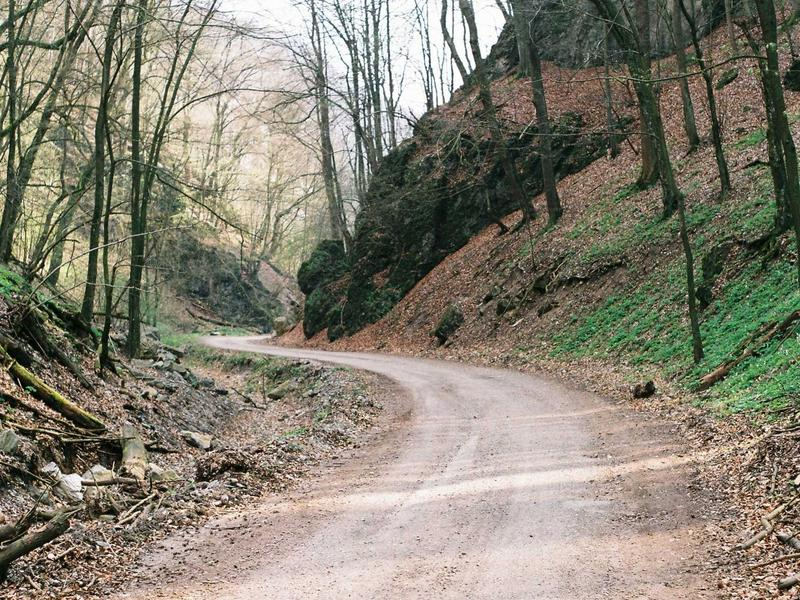
#> input picture datasets/images/clean_1.jpg, 800 x 600 px, found by its file name; its folder holds only this picture in this run
$ python stegsolve_helper.py
#> lines starting #> are read from the running program, lines starting #| are printed output that depends on the picture; after the words box and inside, x2 and y2 are one past the last pixel; in counts of white or black regions, pixels touching at a corner belong together
import os
import numpy as np
from PIL import Image
import matplotlib.pyplot as plt
from colorama import Fore, init

init(autoreset=True)

IMAGE_DIR = "datasets/images"
OUTPUT_DIR = "reports/bitplanes"
REPORT_FILE = "reports/detection_report.txt"

# Create output directory
os.makedirs(OUTPUT_DIR, exist_ok=True)

# Process all images
processed_files = []

for filename in sorted(os.listdir(IMAGE_DIR)):
    if not filename.lower().endswith(('.jpg', '.jpeg', '.png')):
        continue

    image_path = os.path.join(IMAGE_DIR, filename)
    print(Fore.YELLOW + f"  Processing {filename}...")

    # Open image and convert to RGB
    img = Image.open(image_path).convert('RGB')
#> img is the input picture: PIL image 800x600 RGB; mean R, G, B 133.6, 129.2, 114.5
    img_array = np.array(img)

    # Extract all bit planes for each channel
    channels = ['R', 'G', 'B']
    for channel_idx, channel_name in enumerate(channels):
        for bit in range(8):
            # Extract bit plane: ((pixel >> bit) & 1) * 255
            plane = ((img_array[:, :, channel_idx] >> bit) & 1) * 255
            plane_img = Image.fromarray(plane.astype(np.uint8), mode='L')

            # Save individual bit plane
            output_name = f"{filename}_{channel_name}_bit{bit}.png"
            output_path = os.path.join(OUTPUT_DIR, output_name)
            plane_img.save(output_path)
#> this loop made 3 passes
#> pass 1, `plane_img.save(output_path)`:
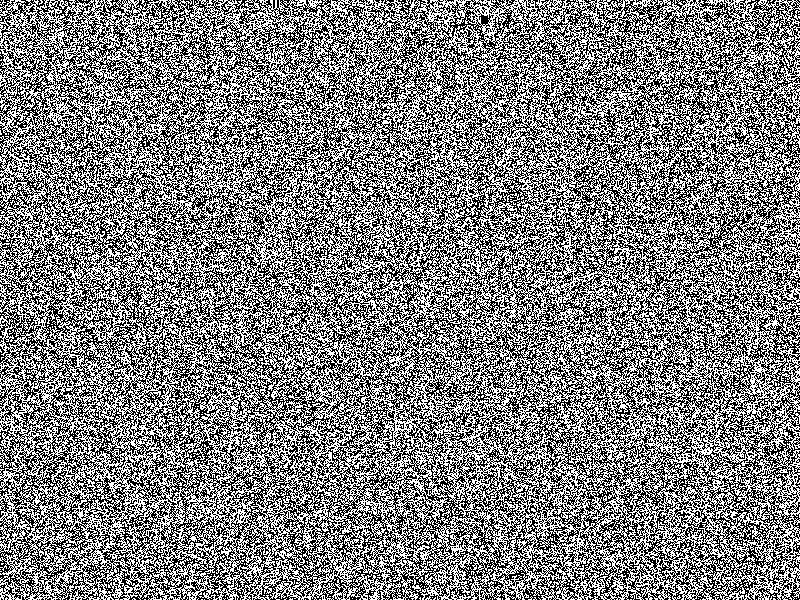
#> saved as clean_1.jpg_R_bit0.png: PIL image 800x600 L; 50.1% white; black in thin lines or dots
#> pass 1, `plane_img.save(output_path)`:
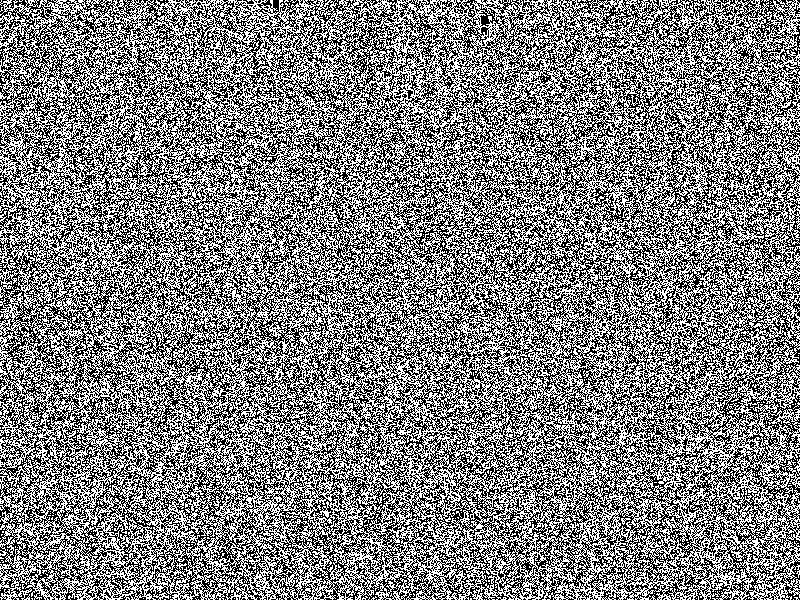
#> saved as clean_1.jpg_R_bit1.png: PIL image 800x600 L; 50.2% white; black in thin lines or dots
#> pass 1, `plane_img.save(output_path)`:
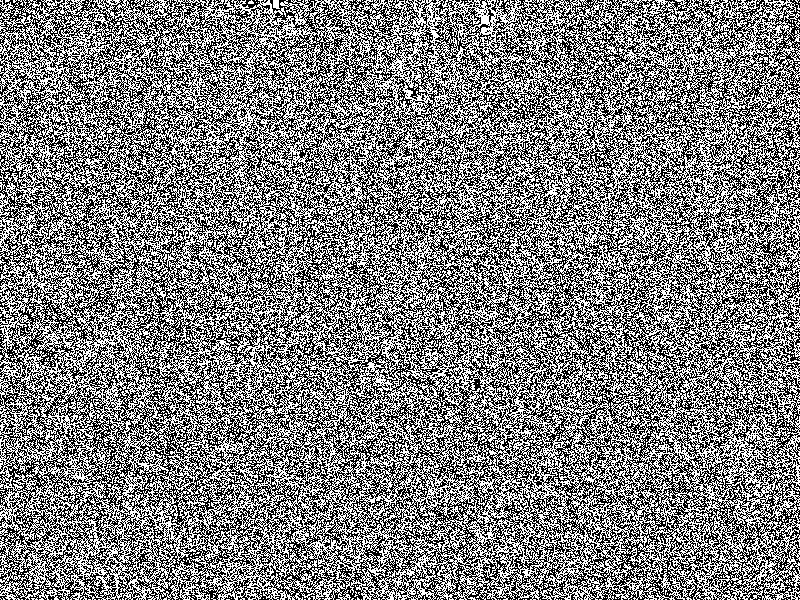
#> saved as clean_1.jpg_R_bit2.png: PIL image 800x600 L; 50% white; black in thin lines or dots
#> pass 1, `plane_img.save(output_path)`:
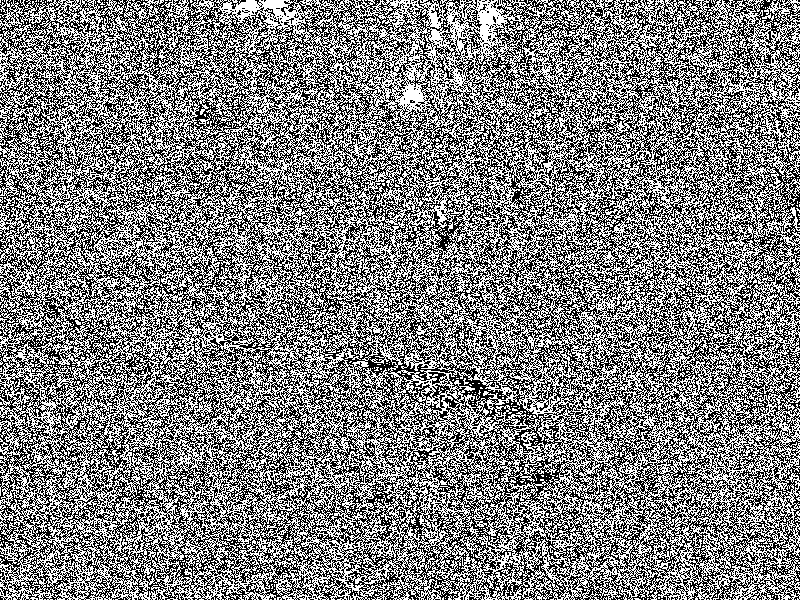
#> saved as clean_1.jpg_R_bit3.png: PIL image 800x600 L; 50.3% white; black in thin lines or dots
#> after the loop:
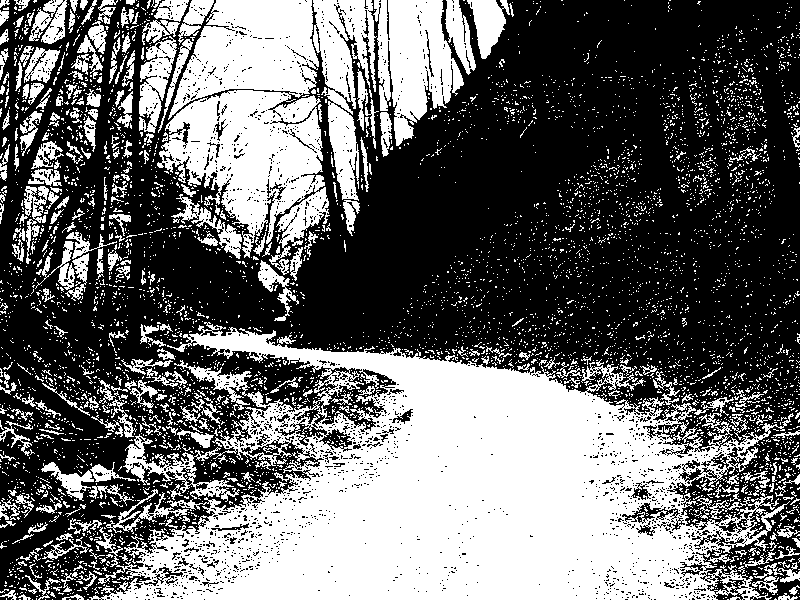
#> plane_img: PIL image 800x600 L; 41.2% white; 5209 white regions (4883 under 20 px), largest, box (x1, y1, x2, y2) and area: (89, 322, 794, 600) 106560, (157, 0, 330, 275) 27057, (373, 0, 464, 146) 7856

    # Generate LSB summary figure (bit 0 only for all 3 channels)
    fig, axes = plt.subplots(1, 3, figsize=(12, 4))
    for channel_idx, channel_name in enumerate(channels):
        lsb_plane = ((img_array[:, :, channel_idx] >> 0) & 1) * 255
        axes[channel_idx].imshow(lsb_plane, cmap='gray')
        axes[channel_idx].set_title(f"{channel_name} LSB")
        axes[channel_idx].axis('off')
#> this loop made 3 passes
#> pass 2, `lsb_plane = ((img_array[:, :, channel_idx] >> 0) & 1) * 255`:
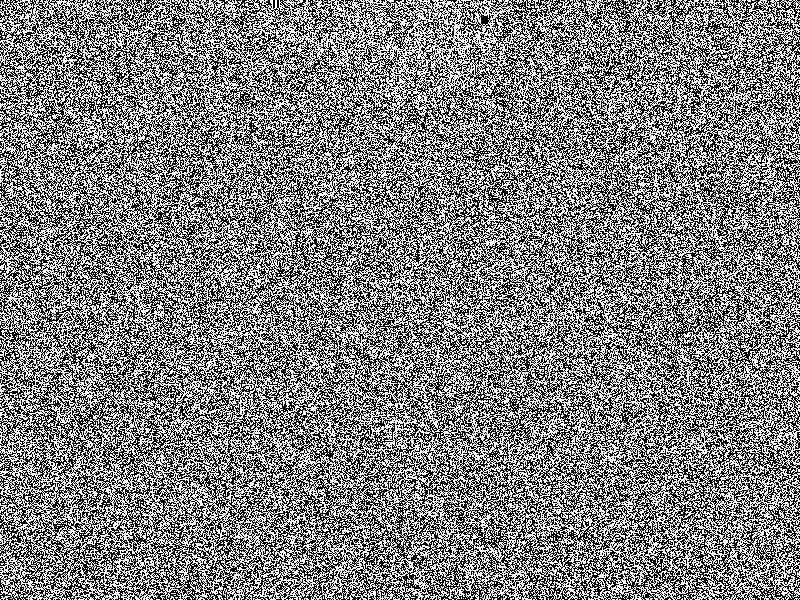
#> lsb_plane: shape (600, 800); 50.2% white; black in thin lines or dots
#> pass 3, `lsb_plane = ((img_array[:, :, channel_idx] >> 0) & 1) * 255`:
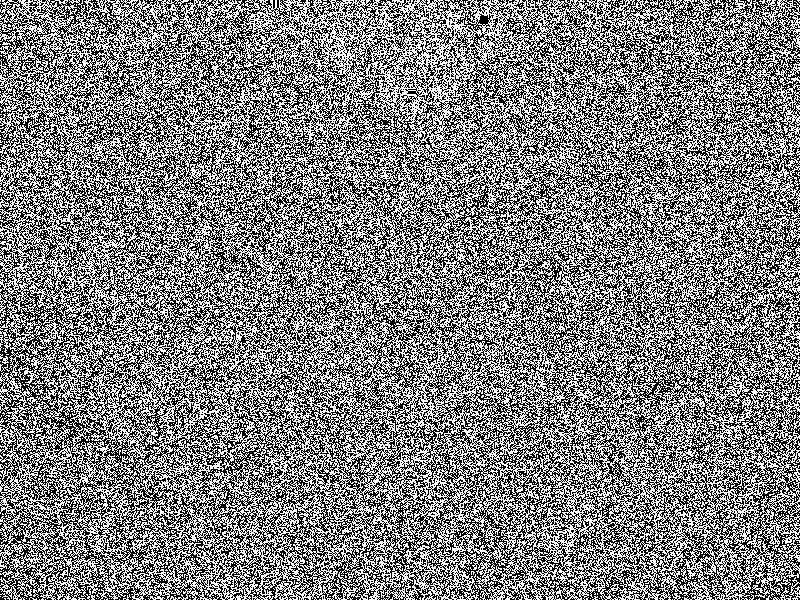
#> lsb_plane: shape (600, 800); 50% white in thin lines or dots

    plt.tight_layout()
    lsb_summary_path = os.path.join(OUTPUT_DIR, f"{filename}_lsb_summary.png")
    plt.savefig(lsb_summary_path, dpi=100)
    plt.close()

    processed_files.append((filename, lsb_summary_path))

# Append to detection report
with open(REPORT_FILE, "a") as report:
    report.write("\n")
    report.write("=" * 60 + "\n")
    report.write("STEGSOLVE BIT-PLANE ANALYSIS (Headless)\n")
    report.write("=" * 60 + "\n")
    report.write("\n")
    report.write("Note: StegSolve GUI replaced by headless Python bit-plane extraction.\n")
    report.write(f"Output images saved to: {OUTPUT_DIR}/\n")
    report.write("\n")
    report.write("FILES PROCESSED:\n")
    for filename, lsb_path in processed_files:
        report.write(f"  {filename}  -> LSB summary: {lsb_path}\n")
#> this loop made 1 pass
#> filename on pass 1: 'clean_1.jpg'
    report.write("\n")
    report.write("INTERPRETATION GUIDE:\n")
    report.write("  - A uniform/noisy LSB plane in a stego image indicates hidden data\n")
    report.write("  - Clean images show structured LSB patterns following natural image gradients\n")
    report.write("  - Compare clean_N.jpg vs stego_N.jpg LSB summaries for each pair\n")
    report.write("\n")

print(Fore.GREEN + "[OK] Bit-plane analysis complete. Results saved to reports/bitplanes/")

$ run again, on datasets/images/stego_2.jpg
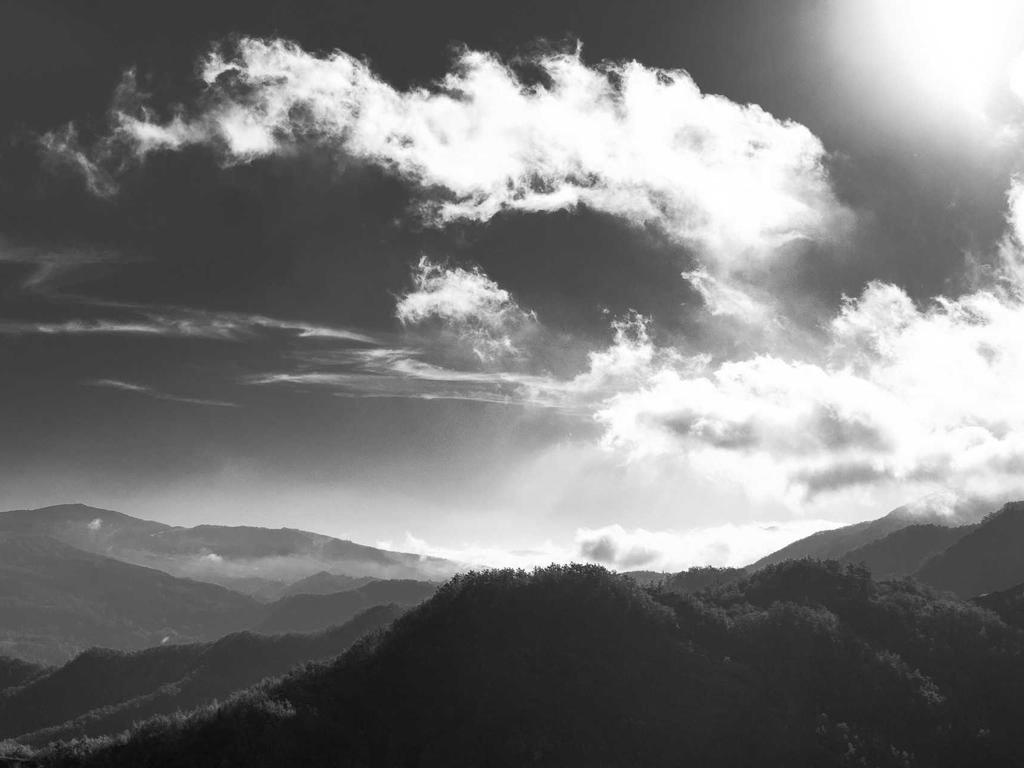
#> input picture datasets/images/stego_2.jpg, 1024 x 768 px, found by its file name
#> img is the input picture: PIL image 1024x768 RGB; min 8, max 255, mean 122.7
#> the loop `for channel_idx, channel_name in enumerate(channels):` made 3 passes
#> pass 1, `plane_img.save(output_path)`:
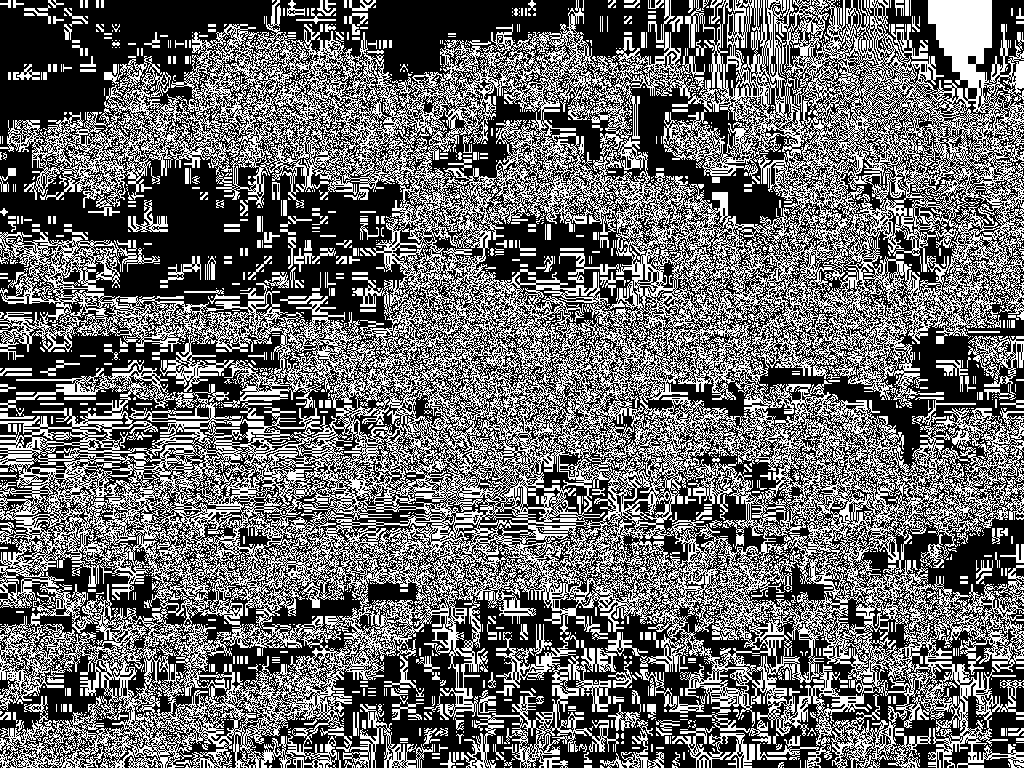
#> saved as stego_2.jpg_R_bit0.png: PIL image 1024x768 L; 41.4% white in thin lines or dots
#> after the loop `for channel_idx, channel_name in enumerate(channels):`:
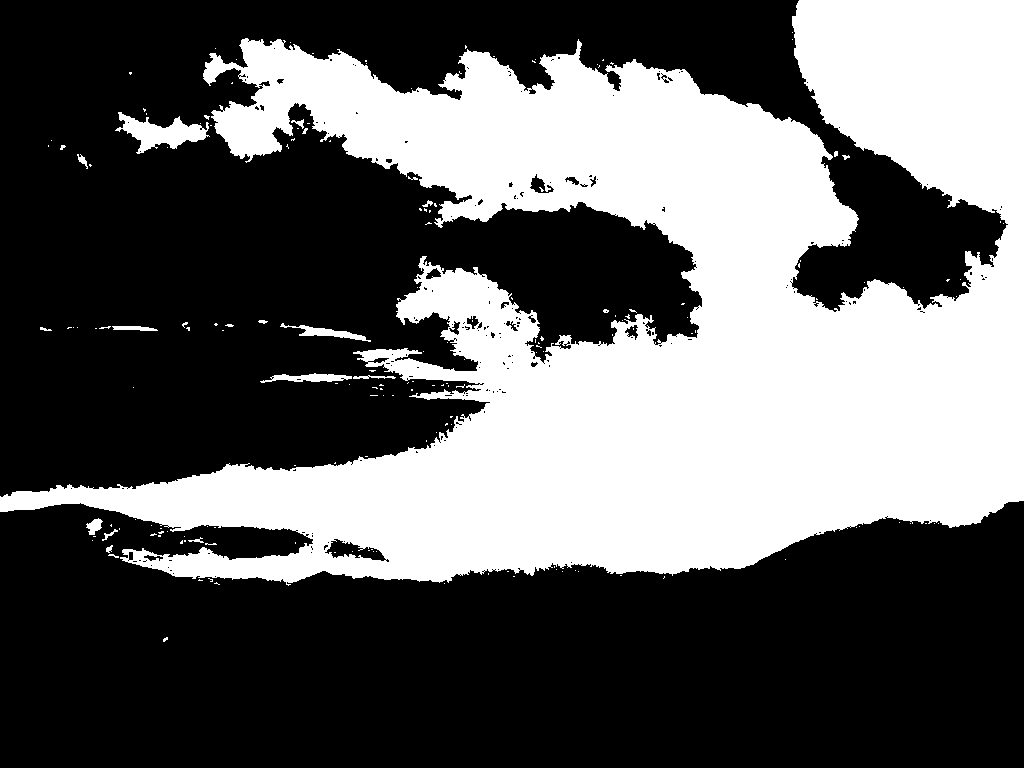
#> plane_img: PIL image 1024x768 L; 38.3% white; 177 white regions (157 under 20 px), largest, box (x1, y1, x2, y2) and area: (0, 0, 1024, 586) 296827, (115, 112, 210, 154) 1745, (260, 373, 352, 383) 500
#> the loop `for filename, lsb_path in processed_files:` made 1 pass
#> filename on pass 1: 'stego_2.jpg'

$ run again, on datasets/images/stego_3.jpg
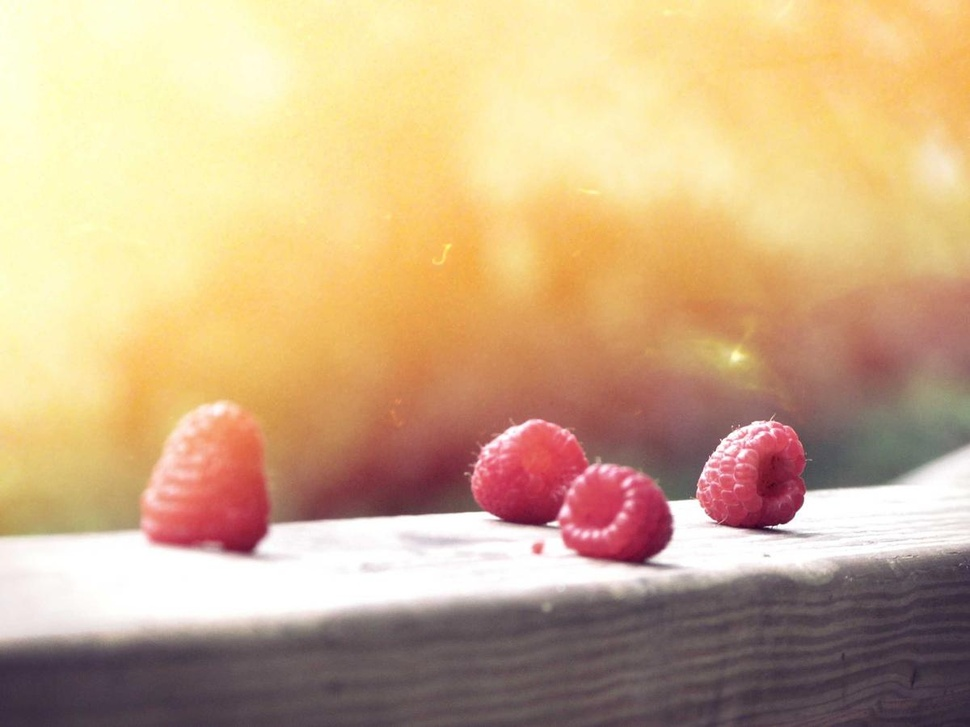
#> input picture datasets/images/stego_3.jpg, 970 x 727 px, shrunk from 1200 x 900 before the run, found by its file name
#> img is the input picture: PIL image 970x727 RGB; mean R, G, B 204.8, 173.7, 135.9
#> the loop `for channel_idx, channel_name in enumerate(channels):` made 3 passes
#> pass 1, `plane_img.save(output_path)`:
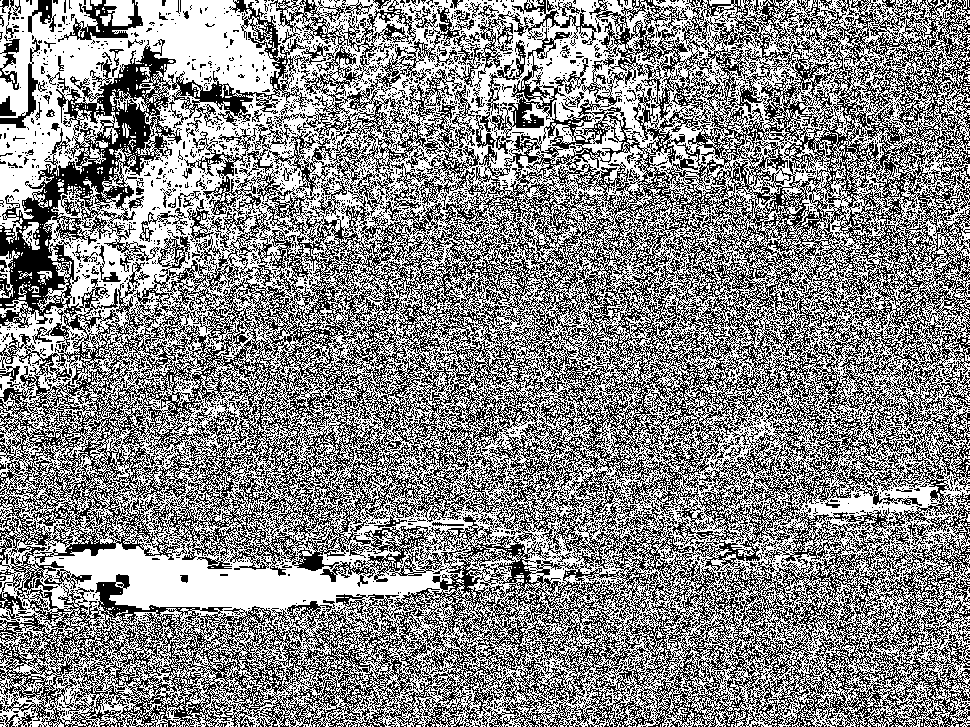
#> saved as stego_3.jpg_R_bit0.png: PIL image 970x727 L; 54.1% white; black in thin lines or dots
#> the loop `for channel_idx, channel_name in enumerate(channels):` made 3 passes
#> pass 3, `lsb_plane = ((img_array[:, :, channel_idx] >> 0) & 1) * 255`:
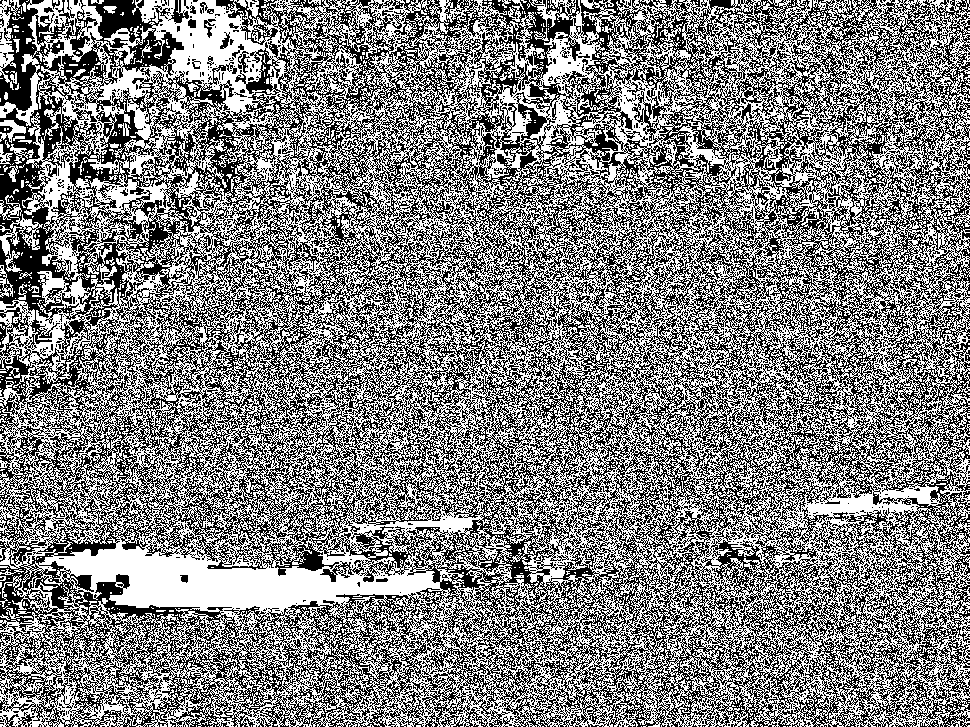
#> lsb_plane: shape (727, 970); 50.8% white; black in thin lines or dots
#> the loop `for filename, lsb_path in processed_files:` made 1 pass
#> filename on pass 1: 'stego_3.jpg'
